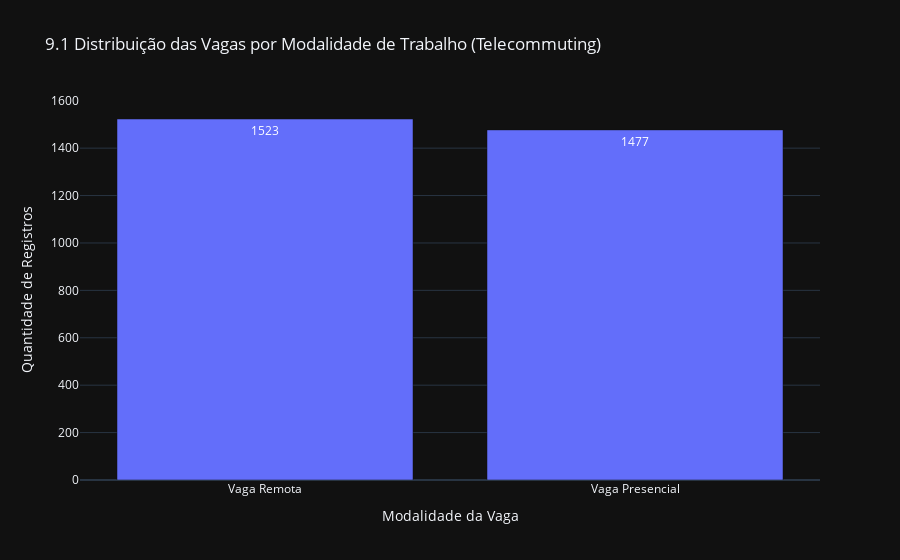

Notebook cell for this chart:
### Markdown cell above
## 9. Análise de Flags Binárias

### 9.1 Balanceamento de Variáveis Booleanas
Esta seção analisa o balanceamento das variáveis booleanas do dataset por meio de
gráficos individuais, permitindo uma visualização clara da distribuição de cada
atributo.

A variável *telecommuting* diferencia vagas presenciais e vagas com possibilidade
de trabalho remoto, possibilitando a avaliação do grau de adoção do modelo remoto
no conjunto de dados.

A variável *has_logo* indica a presença ou ausência de logotipo da empresa associada
à vaga, podendo refletir tanto características do anunciante quanto limitações na
coleta de dados.

Por fim, a variável *is_fake* classifica as vagas entre reais e falsas, sendo
fundamental para análises de qualidade dos dados e para futuras aplicações de
modelagem preditiva voltadas à detecção de vagas fraudulentas.

### Code cell
temp = (
    df_raw
    .groupBy("telecommuting")
    .count()
    .toPandas()
)

temp["telecommuting"] = temp["telecommuting"].map({
    0: "Vaga Presencial",
    1: "Vaga Remota"
})

fig_tc = px.bar(
    temp,
    x="telecommuting",
    y="count",
    text="count",
    title="9.1 Distribuição das Vagas por Modalidade de Trabalho (Telecommuting)"
)

fig_tc.update_layout(
    xaxis_title="Modalidade da Vaga",
    yaxis_title="Quantidade de Registros",
    showlegend=False
)

fig_tc.show()

### Figure 1 — Plotly figure (JSON) as saved in the notebook; plotly's stock layout.template omitted (floating-point values rounded to 4 significant figures)
{"data": [{"hovertemplate": "telecommuting=%{x}<br>count=%{text}<extra></extra>", "legendgroup": "", "marker": {"color": "#636efa", "pattern": {"shape": ""}}, "name": "", "orientation": "v", "showlegend": false, "text": [1523.0, 1477.0], "textposition": "auto", "x": ["Vaga Remota", "Vaga Presencial"], "xaxis": "x", "y": [1523, 1477], "yaxis": "y", "type": "bar"}], "layout": {"xaxis": {"anchor": "y", "domain": [0.0, 1.0], "title": {"text": "Modalidade da Vaga"}}, "yaxis": {"anchor": "x", "domain": [0.0, 1.0], "title": {"text": "Quantidade de Registros"}}, "legend": {"tracegroupgap": 0}, "title": {"text": "9.1 Distribuição das Vagas por Modalidade de Trabalho (Telecommuting)"}, "barmode": "relative", "showlegend": false}}
